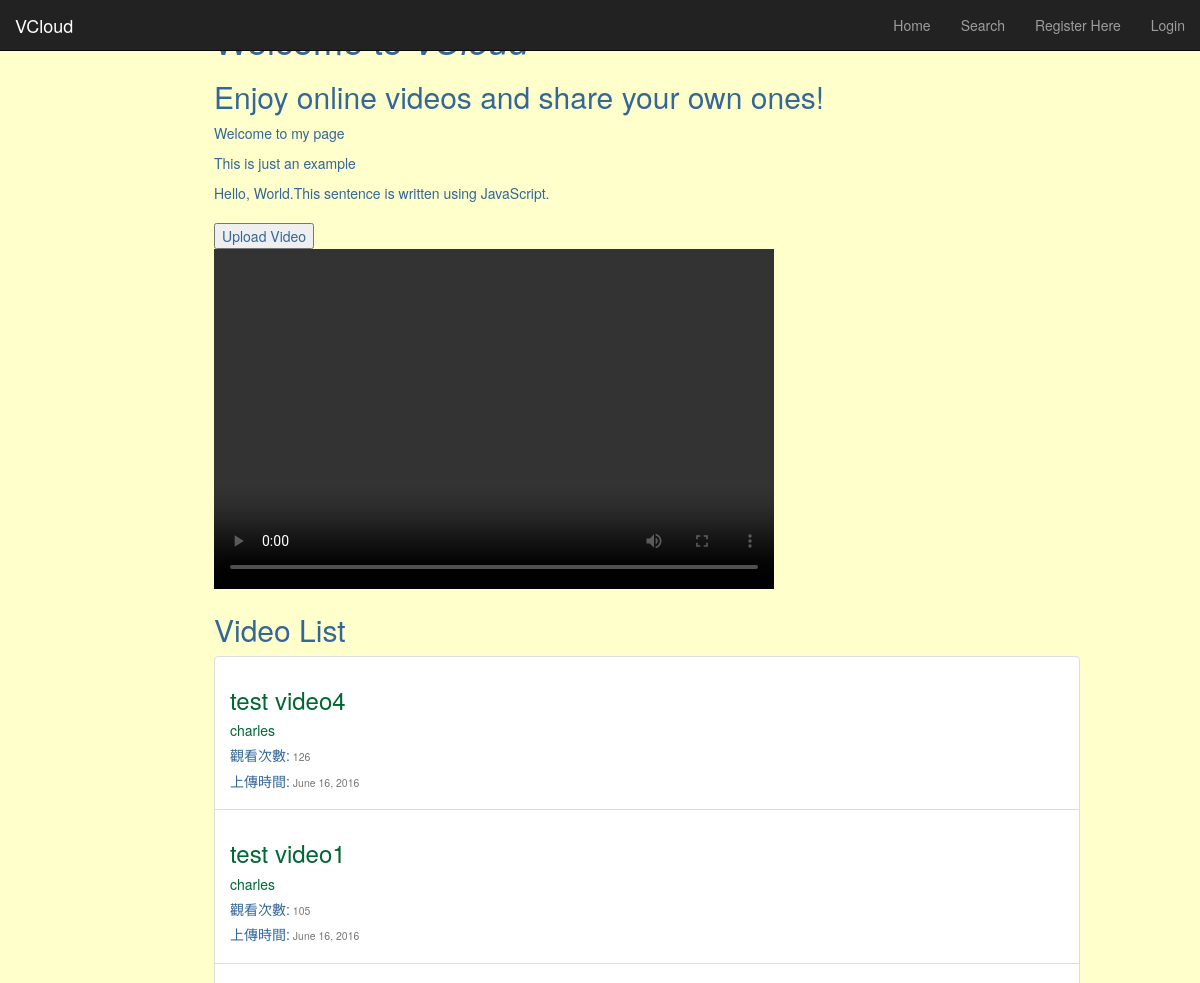
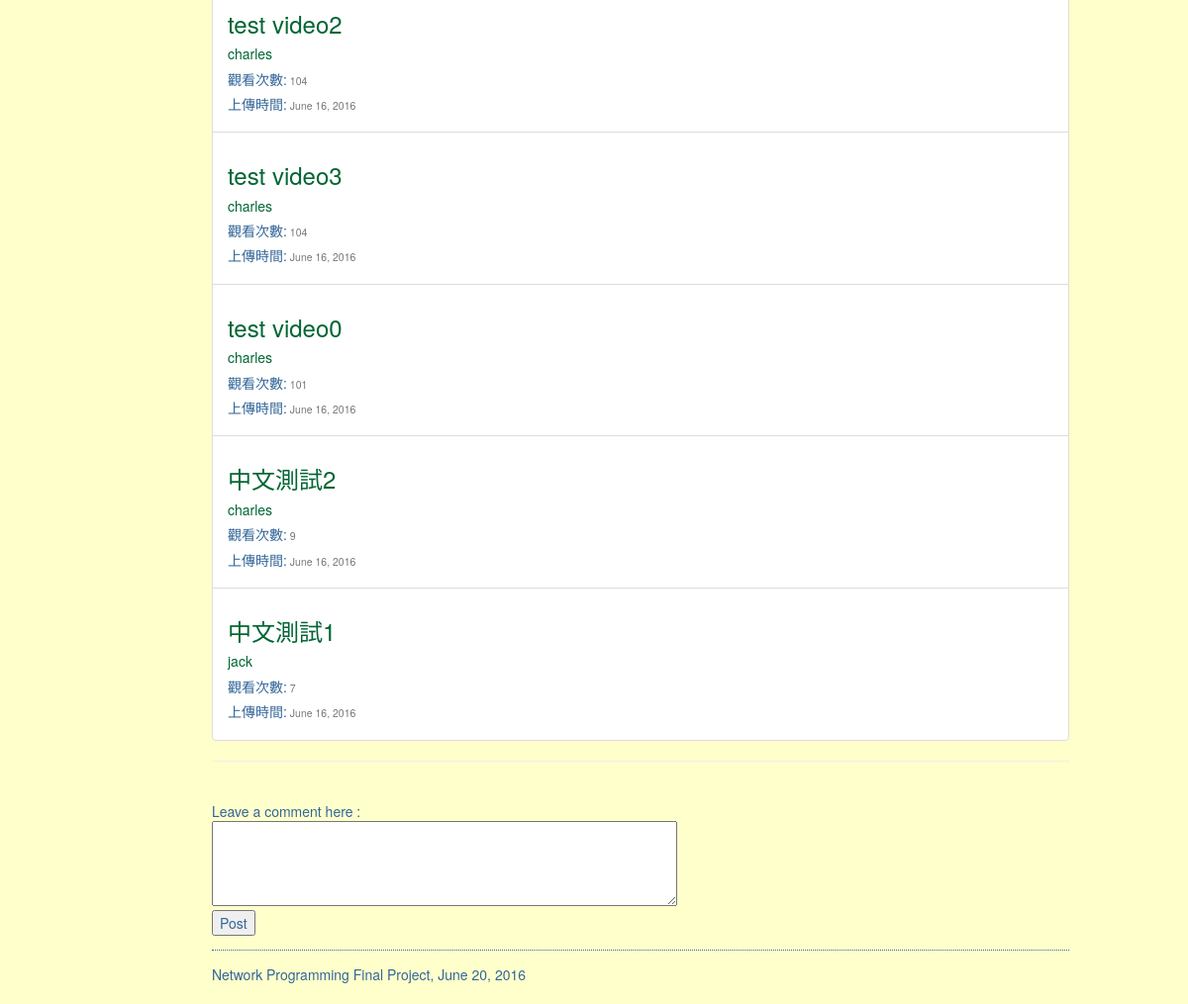
The page / on the database its author committed (2 pictures, top to bottom).
### vod/models.py (models this page shows, shortened)
class Video(models.Model):
    user = models.ForeignKey(User, verbose_name='video_user', on_delete=models.CASCADE)
    title = models.CharField(max_length=128)
    description = models.CharField(max_length=1024)
    upload_date = models.DateField(auto_now_add=True)
    duration = models.DurationField(default=timedelta())
    views = models.IntegerField(default=0)
    url = models.URLField(null=True)

### vod/views.py (the view)
# urls.py: url(r'^$', views.index, name='index'),
def index(request):
    video_list = Video.objects.order_by('-views')
    context_dict = {}
    context_dict['video_list'] = video_list
    return render(request, 'vod/index.html', context_dict)

### templates/vod/index.html (shortened to what this page needs)
{% extends 'base.html' %}
{% load staticfiles %}
{% block head %}
  <link rel="stylesheet" href="{% static "css/index.css" %}">
{% endblock %}
{% block body_block %}
  <h1>Welcome to <em>VCloud</em></h1>
  <h2>Enjoy online videos and share your own ones!</h2>
  <p>Welcome to my page</p>
  <p>This is just an example</p>
  <form>
  	<br>
  	<input type=button name="UplV" value="Upload Video"
  	onClick="upload()">
  </form>
  <video width="560" height="340" controls>
    <source src="https://youtu.be/njmCUJ94lUM" type='video/mp4; codecs="avc1.42E01E, mp4a.40.2"'>
    <source src="https://youtu.be/njmCUJ94lUM" type='video/ogg; codecs="theora, vorbis"'>
  </video>
  {% if video_list %}
    <h2>Video List</h2>
    <div class="list-group">
      <ul class="list-group">
        {% for video in video_list %}
          <li class="list-group-item"><a href="#">
            <div id="video{{ forloop.counter }}" video-name="{{ video.name }}">
              <h3><a href="{% url 'videoplay' %}?video_id={{video.id}}">{{ video.title }}</a></h3>
              <h5><a href="{% url 'personal_videos' %}?user_id={{video.user.id}}">{{ video.user }}</a></h5>
              <h5>觀看次數:<small> {{ video.views }}</small></h5>
              <h5>上傳時間:<small> {{ video.upload_date }}</small></h5>
            </div>
          </li>
        {% endfor %}
      </ul>
    </div>
    {% else %}
      <h2>沒有上傳影片</h2>
    {% endif %}
    <hr>
  <form>
  <br>
  Leave a comment here :<br>
  <textarea cols=60 rows=4 name=textBlock>
  </textarea>
  <br>
  <input type='submit' value='Post'>
  </form>
{% endblock %}

### vod/static/css/index.css (style rules this page uses)
body { padding-left: 11em; color: #336699; background-color: #FFFFCC; margin-left: 5%; margin-right: 10%; }
:link { color: #006633; }

### rows shown on the page
Video: title "test video4", user "charles", views "126", upload_date "June 16, 2016"
Video: title "test video1", user "charles", views "105", upload_date "June 16, 2016"
Video: title "test video2", user "charles", views "104", upload_date "June 16, 2016"
Video: title "test video3", user "charles", views "104", upload_date "June 16, 2016"
Video: title "test video0", user "charles", views "101", upload_date "June 16, 2016"
Video: title "中文測試2", user "charles", views "9", upload_date "June 16, 2016"
Video: title "中文測試1", user "jack", views "7", upload_date "June 16, 2016"
